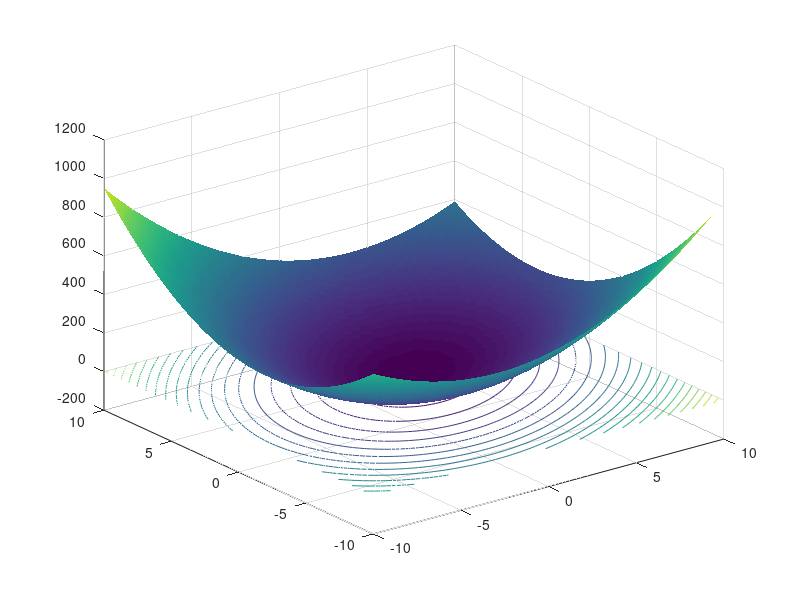
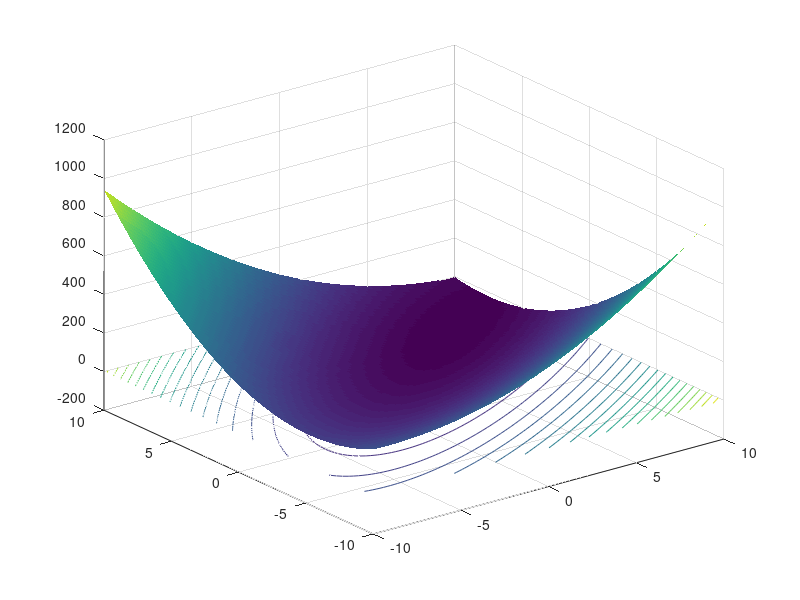

MATLAB code to generate these figures, in order: (Note: this script raises an error after producing the figures.)
%% 3.1

clear
close all
clc

% Punto 1

lambda1 = 5;
lambda2 = 10;

v1 = [4 3]' / 5;
v2 = [-3 4]' / 5;

b = [4 8]';

A1 = [v1 v2] * diag([lambda1 lambda2]) * [v1 v2]'; % OK
A2 = [v1 v2] * diag([1 lambda2]) * [v1 v2]';

Phi1 =  @(X,Y) 0.5* ( A1(1,1)*X.^2 + A1(2,2)*Y.^2 + 2*A1(1,2)*X.*Y ) - b(1)*X - b(2)*Y;
Phi2 =  @(X,Y) 0.5* ( A2(1,1)*X.^2 + A2(2,2)*Y.^2 + 2*A2(1,2)*X.*Y ) - b(1)*X - b(2)*Y;

% occhio a operazioni con mesh

x = linspace(-10, 10, 101);
y = linspace(-10, 10, 101);

[X, Y] = meshgrid(x, y); % creo mesh come spazio

surf(X, Y, Phi1(X, Y), 'lines', 'no') % cancello le linee, diventa superficie
hold on
contour (X, Y, Phi1(X, Y), 20) % crea linee di livello, no. 20

figure
surf(X, Y, Phi2(X, Y), 'lines', 'no')
hold on
contour (X, Y, Phi2(X, Y), 20) % crea linee di livello, no. 20

% Punto 2

alpha1 = 0.05;
alpha2 = 0.24;

toll = 1e-7;
nmax = 1e3;
x0 = [-9 -9]';

[x1, k1] = richardson_it(A2, b, eye(size(A2)), x0, toll, nmax, alpha1);

figure
contour(X, Y, Phi2(X, Y), 80)
hold on
plot(x1(1, :), x1(2, :), '-or', 'MarkerFaceColor', 'r')

[x2, k2] = richardson_it(A2, b, eye(size(A2)), x0, toll, nmax, alpha2);

figure
contour(X, Y, Phi2(X, Y), 80)
axis equal
hold on
plot(x2(1, 1:6), x2(2, 1:6), '-or', 'MarkerFaceColor', 'r') % esplode

% Punto 3

P = [1.0912 -0.8587; -0.8587 1.5921];

B = P \ A2;

PhiPrec =  @(X,Y) 0.5* ( B(1,1)*X.^2 + B(2,2)*Y.^2 + 2*B(1,2)*X.*Y ) - b(1)*X - b(2)*Y;

[xPrec, kPrec] = richardson_it(B, b, eye(size(B)), x0, toll, nmax); % metodo del gradiente precondizionato (alpha dinamico)

figure
contour(X, Y, PhiPrec(X, Y), 80)
hold on
plot(xPrec(1, :), xPrec(2, :), '-or', 'MarkerFaceColor', 'r')

% Punto 4

x = pcg(A2, b, toll, 0, [], [], x0)

figure
contour(X, Y, Phi2(X, Y), 80)
hold on
plot(x(1, :), x(2, :), '-or', 'MarkerFaceColor', 'r')

x = pcg(A2, b, toll, 1, [], [], x0)
plot(x(1, :), x(2, :), '-or', 'MarkerFaceColor', 'r')


x = pcg(A2, b, toll, 2, [], [], x0)
plot(x(1, :), x(2, :), '-or', 'MarkerFaceColor', 'r')

%% 3.2

clear
close all
clc

% Punto 1

nmax = 5e3;
toll = 1e-6;

for n=5:20
    A = 4*diag(ones(1, n)) + diag(ones(1, n-1), 1) + diag(ones(1, n-1), -1)...
        +2*diag(ones(1, n-2), 2) + 2*diag(ones(1, n-2), -2);

    b = ones(n, 1);

    x0 = zeros(n, 1);

    P = tril(A);

    [x, k] = richardson(A, b, P, x0, toll, nmax);

    % Punto 4

    [xPCG, ~, ~, kPCG] = pcg(A, b, toll, nmax, [], [], x0);

    % Punto 2, 5

    subplot(1, 2, 1)
    semilogy(n, k, 'o-', n, kPCG, '+-')
    hold on

    % Punto 3
    % A è SDP

    condA = max(abs(eig(A))) / min(abs(eig(A)));
    subplot(1, 2, 2)
    plot(n, condA, '*-')
    hold on
end
